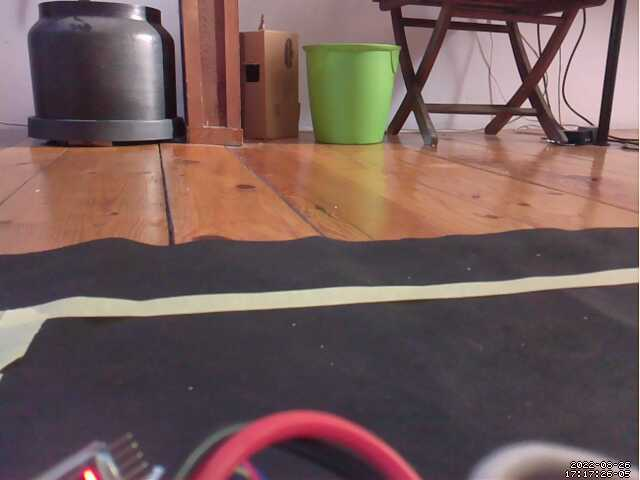
#> input picture testImg/test3.8.png, 640 x 480 px
$ python lineDetectionNewAdvancedMACIEJ.py
#> lines starting #> are read from the running program, lines starting #| are printed output that depends on the picture; after the words box and inside, x2 and y2 are one past the last pixel; in counts of white or black regions, pixels touching at a corner belong together
import cv2
import numpy as np
from matplotlib import pyplot as plt
from scipy.optimize import curve_fit

def canny(image):
    img_gray=cv2.cvtColor(image, cv2.COLOR_RGB2GRAY)
    img_blur=cv2.GaussianBlur(img_gray, (5, 5), 0)
    img_cann=cv2.Canny(img_blur, 150, 300)
    return img_cann

def displayLine(image, lines, color=(0, 0, 255), color2=(0, 0, 255)):
    line_image= np.zeros_like(image)
    if lines is not None:
        for line in lines:
            x1,y1,x2,y2=line.reshape(4)
            cv2.line(line_image,(x1,y1),(x2,y2),color,4)
            cv2.circle(line_image, (x1, y1), 2, color2, 2)
            cv2.circle(line_image, (x2, y2), 2, color2, 2)
    return line_image

# [27 lines left out: function avarageSlopeBird, not called in this run]

# ANALIZA OBRAZU Z PIERWSZEJ OSOBY #

def avarageSlopeIntersect(image, lines): #wyciąganie średniej z lini
    leftFit=[] #lewy pas
    rightFit=[] #prawy pas
    for line in lines:
        x1, y1, x2, y2 = line.reshape(4)
        parameters= np.polyfit((x1,x2),(y1,y2), 1)
        slope = parameters[0] #nachylenie linii
        intercept = parameters[1]
        if slope < 0: #jeżeli funkcja rosnąca
            leftFit.append((slope, intercept)) #dodaj linie do lewego pasa
        elif slope > 0:
            rightFit.append((slope, intercept)) #jeżeli funkcja malejąca dodaj linie do prawego pasa
        else:
            pass
    leftFitAvarage = np.average(leftFit, axis=0) #średnia
    rightFitAverage = np.average(rightFit, axis=0) #średnia
    leftLine = makeCoords(image, leftFitAvarage) #koordynaty lini
    rightLine = makeCoords(image, rightFitAverage) #koordynaty lini
    return np.array([leftLine, rightLine])

def AnalizeForLines(image):
    img_cann=canny(image)  # zastosowanie metody canny
    gray=cv2.cvtColor(image, cv2.COLOR_BGR2GRAY)
    blurred=cv2.GaussianBlur(gray, (7, 7), 0)
    (T, thresh)=cv2.threshold(blurred, 150, 255,
                              cv2.THRESH_BINARY)
    img_crop=regionOfIntrest(thresh, 0)  # przycięcie zdjęcia
    try:
        lines=cv2.HoughLinesP(img_crop, 2, np.pi / 180, 70, None, minLineLength=60, maxLineGap=20)
        avaraged_lines=avarageSlopeIntersect(image, lines)
        image_lines=displayLine(image, avaraged_lines)
        img_comb=cv2.addWeighted(image, 0.8, image_lines, 1, 1, 1)
        return img_comb, img_crop
    except:
        return image, img_crop

def makeCoords(image, line_params):
    slope, intercept = line_params
    y1 = image.shape[0]
    y2 = int(y1*(2/5))
    x1=int((y1-intercept)/slope)
    x2=int((y2-intercept)/slope)
    return np.array([x1,y1,x2,y2])


def regionOfIntrest(image, normal=0):
    height, width = image.shape
    if normal==1:
        area=np.array([[(70,90), (570,90), (width // 2, height + 20)]])
    else:
        area=np.array([[(0, height), (width - 3, height), (width - 3, int(height * (1 / 3))),(0, int(height * (1 / 3)))]])  # stworzenie prostokąta o punktach
    mask=np.zeros_like(image) #puste zdjęcie o wymiarach oryginału
    cv2.fillPoly(mask,area,255) #wypełnienie pustego zdjęcia białym kolorem wedłóg zadanego kształtu
    img_mask=cv2.bitwise_and(image,mask) #operacja and na podanych obrazach
    return img_mask


# [8 lines left out: function makeCordsBird, not called in this run]


def perspectiveWarp(img):
    IMAGE_H, IMAGE_W, _=img.shape
    src=np.float32([[0, IMAGE_H], [IMAGE_W, IMAGE_H], [0, 0], [IMAGE_W, 0]])
    dst=np.float32([[300, IMAGE_H], [355, IMAGE_H], [0, 0], [IMAGE_W, 0]])
    M=cv2.getPerspectiveTransform(src, dst)  # The transformation matrix
    img=img[int(IMAGE_H*(1/4)):IMAGE_H, 0:IMAGE_W]  # Apply np slicing for ROI crop
    warped_img=cv2.warpPerspective(img, M, (IMAGE_W, IMAGE_H))  # Image warping
    return warped_img

#TODO tutaj

def linie(Wykryte_Punkty_HOUGHA,max_odl_zad):
    # zmienne wyjściowe "Wykryte_P1", "Wykryte_P2" opisują zbiory
    # punktów Hougha określające początki i końce posortowanych
    # linii opisujących linię pasa ruchu

    for line in Wykryte_Punkty_HOUGHA:
        print(line)
        x1, y1, x2, y2 = line[0]
        #print(x1, y1, x2, y2)
        plt.plot([x1, x2], [y1, y2])
    plt.show()

    #określam roboczy zbiór dynamicznie zmiennych punktów Hougha
    Analizowane_Punkty_Hougha=Wykryte_Punkty_HOUGHA
    Analizowane_Punkty_Hougha=np.sort(Analizowane_Punkty_Hougha, axis=1)[::-1]
    Analizowane_Punkty_Hougha=Analizowane_Punkty_Hougha.T

    # wykrywanie linii zaczynam od 1 szego punktu
    # punkty P1 i P2 są połączone linią hougha
    # współrzędne x,y punktów początków linii
    P_1_X=Analizowane_Punkty_Hougha[0]
    P_1_Y=Analizowane_Punkty_Hougha[1]

    # współrzędne x,y punktów końców linii
    P_2_X=Analizowane_Punkty_Hougha[2]
    P_2_Y=Analizowane_Punkty_Hougha[3]

    # ITERACJA NR 1
    # początek
    wiersz=Analizowane_Punkty_Hougha.T[0]
    P1=np.array([wiersz[0,0],wiersz[0,1]])
    # koniec
    P2=np.array([wiersz[0,2],wiersz[0,3]])

    # Przyjmuje warunek początkowy dla pętli
    odl_min = 0
    lp_itercji = 1
    # wykryte P1 są interpretowane jak zwykł list Pythona
    Wykryte_P1 = [P1]
    Wykryte_P2 = [P2]

    # PETLA WHILE
    while (odl_min<=max_odl_zad)|lp_itercji<=5:
    #while lp_itercji<=3:
        # współrzędne punktów
        xp = P1[0]
        yp = P1[1]
        x0 = P2[0]
        y0 = P2[1]

        # - wektory kierunkowe linii hougha łączącej P1 z P2
        # a także - współczynniki równania ogólnego prostej prostopadłej
        # do niej o postaci:
        # A*x+B*y+C=0
        # przyrosty dx i dy
        DEL=(P2-P1)
        # długość
        L=np.sqrt(DEL[0]*DEL[0]+DEL[1]*DEL[1])
        # normalizacja
        DEL=DEL/L

        # parametry A i B równania w postaci ogólnej
        A= DEL[0]
        B= DEL[1]

        # [23 lines of commented-out code are left out]
        C=-(A*x0+B*y0)

        # kryterium przynależności punktów do półpłaszczyzny
        # ograniczonca linia prostopadłą do linii Hougha
        # w punkcie jej końca
        # - wskaznik znaku półpłaszczyzny punktów P_1 oraz P_2
        # - punkty dodatnio określone leżą powyżej linii
        rownanie1=A*P_1_X+B*(P_1_Y)+C>0
        rownanie2=A*P_2_X+B*(P_2_Y)+C > 0
        # - warunek dla całej linii (punktów początku i końca)
        rownanie=rownanie2

        # indeksy punktów półpłaszczyzny
        deklarowane_indeksy=np.arange(len(P_1_X.T))

        # nowy zbiór punktów Hougha na półpłaszczyznie

        Punkty_polplaszczyzny=Analizowane_Punkty_Hougha.T[rownanie.T]

        EMP=np.any(Punkty_polplaszczyzny)

        # jeżeli macierz jest pusta
        if (EMP==False):
            break

        #if Punkty_polplaszczyzny:

        lin_Hougha_X=np.array([xp,x0])
        lin_Hougha_Y = np.array([yp,y0])

        #plt.plot(x1,y1,"o-", color="blue",linewidth=2, alpha=0.5)
        #plt.plot(x2, y2, "o-", color="blue", linewidth=2, alpha=0.5)
        plt.plot(lin_Hougha_X, lin_Hougha_Y, "o-", color="red", linewidth=4, alpha=0.5)
        plt.plot(P_1_X, P_1_Y, "o", color="green", linewidth=2, alpha=0.5)
        plt.plot(Punkty_polplaszczyzny.T[0], Punkty_polplaszczyzny.T[1], "o", color="black", linewidth=2, alpha=0.5)
        #plt.show()

        # - W zbiorze punktów półpłaszczyzny
        # - znajdę punkt początkowy następnej linii Hougha,
        # - położony najbliżej P2.
        # w tym celu wyznaczam przyrosty
        DDX = P2[0] - Punkty_polplaszczyzny.T[0]
        DDY = P2[1] - Punkty_polplaszczyzny.T[1]
        # suma kwadratów
        odl=np.sqrt((DDX**2+DDY**2))

        index_min_odl = np.argmin(odl)
        odl_min=odl[index_min_odl]

        # warunek: jeśli odl_min istnieje oraz
        # jest mniejsza od dopuszczalnej wart maksymalnej
        if odl_min<max_odl_zad:
            # współrzędne nowego punktu P_N1
            wiersz_N = Punkty_polplaszczyzny[index_min_odl]
            # początek
            P_N1 = np.array([wiersz_N[0], wiersz_N[1]])
            # koniec
            P_N2 = np.array([wiersz_N[2], wiersz_N[3]])
        else:
            break


        # - Podstawienie
        Analizowane_Punkty_Hougha=Punkty_polplaszczyzny.T

        lp_itercji=lp_itercji+1
        print(lp_itercji)

        P1=P_N1
        P2=P_N2
        # współrzędne x,y punktów początków linii
        P_1_X = Analizowane_Punkty_Hougha[0]
        P_1_Y = Analizowane_Punkty_Hougha[1]

        # współrzędne x,y punktów końców linii
        P_2_X = Analizowane_Punkty_Hougha[2]
        P_2_Y = Analizowane_Punkty_Hougha[3]


        Wykryte_P1.append(P1)
        Wykryte_P2.append(P2)
    print(Wykryte_P1,Wykryte_P2)
    return Wykryte_P1, Wykryte_P2

def avarageLines(image, lines):
    newLines=[]
    oldLines=[]
    for line_nr in range(len(lines)):
        x1, y1 = lines[line_nr][0][0],lines[line_nr][0][1]
        x2, y2 = lines[line_nr][0][2],lines[line_nr][0][3]
        dx, dy = x2-x1, y2-y1
        lengt = np.sqrt(dx**2+dy**2) #dlugosc lini
        wx=dx/lengt #A
        wy=dy/lengt #B
        if line_nr==0:
            C=-wx * x2 - wy * y2  # Ax + By + C = 0 -> C = -(Ax + By)
            A_ = dy
            B_ = dx
            C_ = -(A_*x2+B_*y2)
            lin_prost=np.add(np.array([[x2],[y2]]), np.multiply(np.array([[A_],[B_]]),[20,0,-20]))
            print(x2,y2)
            print(lin_prost)
        war=wx*x2+wy*y2+C
        war2=wx*x1+wy*y1+C
        if war>=0 and war2>=0:
            newLines.append(lines[line_nr])
        else:
            oldLines.append(lines[line_nr])
    return newLines, oldLines, [lines[0]]

def AnalizeForCurve(image):
    image=perspectiveWarp(image)
    img_cann=canny(image)
    #gray=cv2.cvtColor(image, cv2.COLOR_BGR2GRAY)
    #blurred=cv2.GaussianBlur(gray, (7, 7), 0)
    #(T, thresh)=cv2.threshold(blurred, 150, 255,
    #                          cv2.THRESH_BINARY)
    img_crop=regionOfIntrest(img_cann, 1)

    lines=cv2.HoughLinesP(img_crop, 2, np.pi / 180, 30, None, minLineLength=20, maxLineGap=30) #[[[x1,y1,x2,y2]],[x1,y1,x2,y2],[x1,y1,x2,y2]]
    # [5 lines of commented-out code are left out]
    linie(lines,80)
    plt.show()
    print('ok')
    img_avarageLinesNew, img_avarageLinesOld, analizedLine = avarageLines(image, lines) # algorytm
    image_lines2=displayLine(image, img_avarageLinesOld)
    image_lines = displayLine(image, img_avarageLinesNew,(0,255,0),(0,255,0))
    image_analizedLIne = displayLine(image, analizedLine, (255,0,0),(255,0,0))
    img_comb = cv2.addWeighted(image, 0.5, image_lines2,1,1)
    img_comb2 = cv2.addWeighted(img_comb, 1, image_lines, 1 , 1, 1)
    img_comb3 = cv2.addWeighted(img_comb2, 0.5, image_analizedLIne, 1 , 1, 1)
    return img_comb3, img_crop


img = cv2.imread('../testImg/test3.8.png')
#> img is the input picture: shape (480, 640, 3); mean B, G, R 89.4, 92, 115.2
i1, i2 = AnalizeForLines(img)
#> in canny, `img_cann=cv2.Canny(img_blur, 150, 300)`:
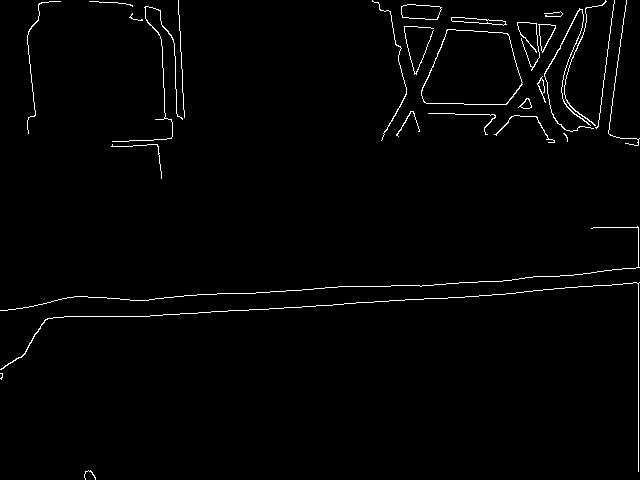
#> img_cann: shape (480, 640); 1.6% white in thin lines or dots
#> in AnalizeForLines, `lines=cv2.HoughLinesP(img_crop, 2, np.pi / 180, 70, None, minLineLengt..`: lines = 77 rows, first 6: [0, 314, 637, 281], [4, 311, 637, 278], [22, 308, 637, 276], [0, 318, 531, 290], [0, 317, 563, 287], [81, 315, 504, 293]
#> the loop in avarageSlopeIntersect, `for line in lines:` made 77 passes
#> (x1, y1, x2, y2, slope, intercept) on passes 1 to 8: (0, 314, 637, 281, -0.0518, 314), (4, 311, 637, 278, -0.0521, 311.2), (22, 308, 637, 276, -0.052, 309.1), (0, 318, 531, 290, -0.0527, 318), (0, 317, 563, 287, -0.0533, 317), (81, 315, 504, 293, -0.052, 319.2), (156, 299, 414, 286, -0.0504, 306.9), (534, 217, 637, 217, -3.21e-17, 217)
#> after the loop in avarageSlopeIntersect, `for line in lines:`: leftFit = 58 pairs, first value -1.19 to -3.21e-17, second value 169.7 to 479.5; rightFit = 19 items, first 6: (3.29e-16, 213), (1.35e-16, 219), (2.72e-16, 207), (4.93e-16, 165), (1.12e-16, 171), (7.85e-19, 167)
#> in avarageSlopeIntersect, `leftFitAvarage = np.average(leftFit, axis=0)`: leftFitAvarage = [-0.19, 312.3]
#> in avarageSlopeIntersect, `rightFitAverage = np.average(rightFit, axis=0)`: rightFitAverage = [0.166, 172.2]
#> in makeCoords, `slope, intercept = line_params`: slope = -0.19; intercept = 312.3
#> in makeCoords, `x1=int((y1-intercept)/slope)`: x1 = -881
#> in makeCoords, `x2=int((y2-intercept)/slope)`: x2 = 632
#> in avarageSlopeIntersect, `leftLine = makeCoords(image, leftFitAvarage)`: leftLine = [-881, 480, 632, 192]
#> in avarageSlopeIntersect, `rightLine = makeCoords(image, rightFitAverage)`: rightLine = [1852, 480, 119, 192]
#> in AnalizeForLines, `avaraged_lines=avarageSlopeIntersect(image, lines)`: avaraged_lines = [[-881, 480, 632, 192], [1852, 480, 119, 192]]
#> the loop in displayLine, `for line in lines:` made 2 passes
#> in AnalizeForLines, `img_comb=cv2.addWeighted(image, 0.8, image_lines, 1, 1, 1)`:
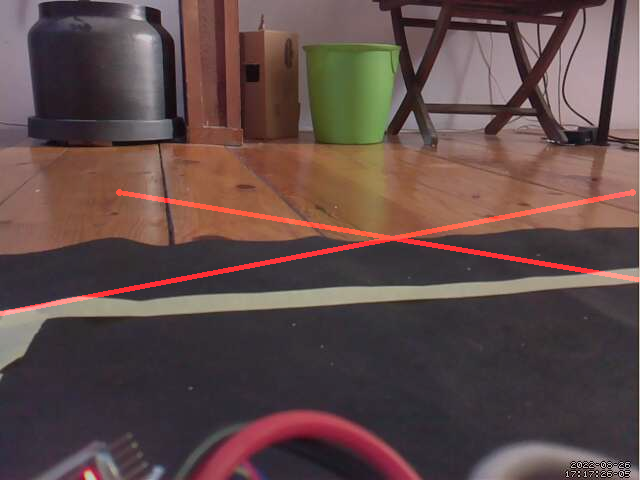
#> img_comb: shape (480, 640, 3); mean B, G, R 72.5, 74.6, 95.9
cv2.imshow("normal",i1)
cv2.imshow("normal_canny",i2)
i3, i4 = AnalizeForCurve(img)
#> in perspectiveWarp, `M=cv2.getPerspectiveTransform(src, dst)`: M = [[1, 7.27, 0], [0, 11.64, 0], [0, 0.0222, 1]]
#> in perspectiveWarp, `img=img[int(IMAGE_H*(1/4)):IMAGE_H, 0:IMAGE_W]`:
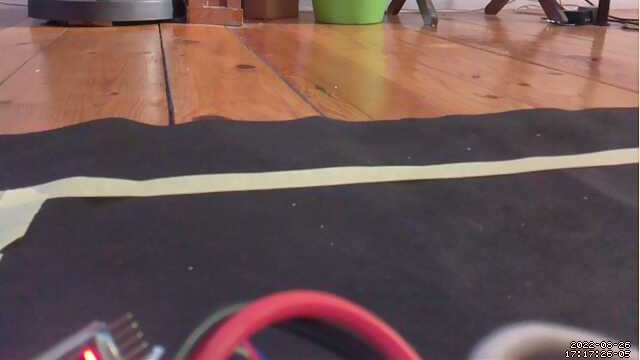
#> img: shape (360, 640, 3); mean of channels 0, 1, 2 84.1, 86.9, 111; drawn as B, G, R
#> in canny (call 2), `img_gray=cv2.cvtColor(image, cv2.COLOR_RGB2GRAY)`:
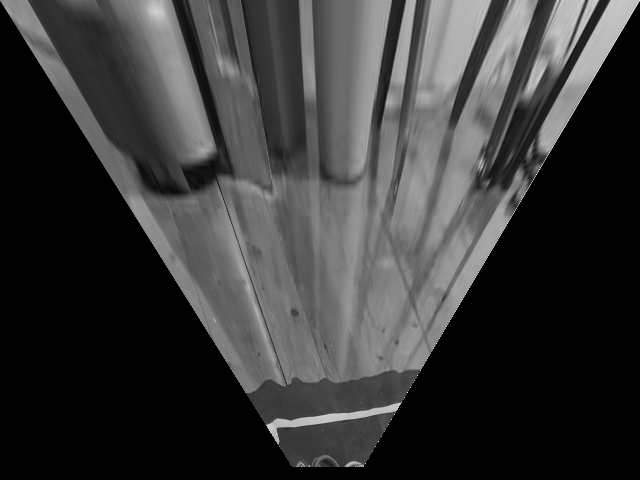
#> img_gray: shape (480, 640); min 0, max 246, mean 56.2
#> call 2 of regionOfIntrest, with normal = 1
#> in regionOfIntrest (call 2), `img_mask=cv2.bitwise_and(image,mask)`:
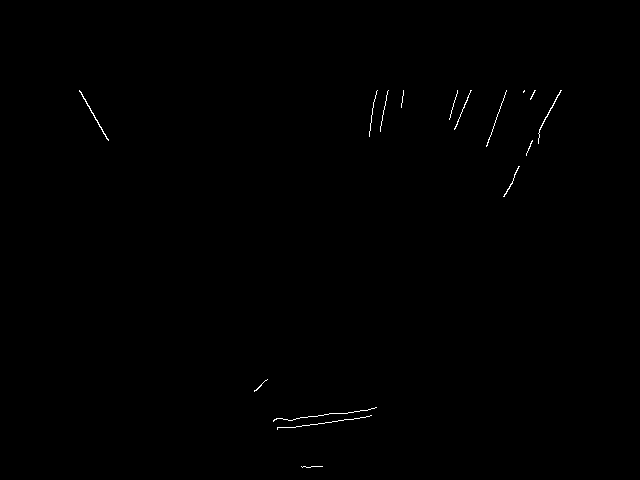
#> img_mask: shape (480, 640); 0.24% white in thin lines or dots, all inside (x1, y1, x2, y2) = (79, 90, 562, 468)
#> in AnalizeForCurve, `lines=cv2.HoughLinesP(img_crop, 2, np.pi / 180, 30, None, minLineLengt..`: lines = 13 rows, first 6: [273, 420, 367, 410], [515, 172, 560, 90], [292, 427, 371, 415], [89, 106, 108, 140], [454, 129, 470, 90], [487, 145, 506, 90]
#> the loop in linie, `for line in Wykryte_Punkty_HOUGHA:` made 13 passes
#> (printed output is left out)
#> in linie, `Analizowane_Punkty_Hougha=Wykryte_Punkty_HOUGHA`: Analizowane_Punkty_Hougha has the same summary as lines in AnalizeForCurve
#> in linie, `Analizowane_Punkty_Hougha=np.sort(Analizowane_Punkty_Hougha, axis=1)[:..`: Analizowane_Punkty_Hougha = 13 rows, first 6: [449, 118, 457, 90], [81, 92, 106, 138], [369, 132, 376, 91], [380, 130, 387, 91], [504, 196, 561, 90], [369, 136, 377, 90]
#> in linie, `wiersz=Analizowane_Punkty_Hougha.T[0]`: wiersz = [[449, 118, 457, 90]]
#> in linie, `P1=np.array([wiersz[0,0],wiersz[0,1]])`: P1 = [449, 118]
#> in linie, `P2=np.array([wiersz[0,2],wiersz[0,3]])`: P2 = [457, 90]
#> in linie, `Wykryte_P1 = [P1]`: Wykryte_P1 = [[449, 118]]
#> in linie, `Wykryte_P2 = [P2]`: Wykryte_P2 = [[457, 90]]
#> the loop in linie, `while (odl_min<=max_odl_zad)|lp_itercji<=5:` made 3 passes
#> (xp, yp, x0, L, A, B, C, rownanie1) on pass 2: (454, 129, 470, 42.15, 0.38, -0.925, -95.13, [False, False, False, False])
#| [array([449, 118], dtype=int32), array([454, 129], dtype=int32), array([487, 145], dtype=int32)] [array([457,  90], dtype=int32), array([470,  90], dtype=int32), array([506,  90], dtype=int32)]
#> in AnalizeForCurve, `plt.show()`:
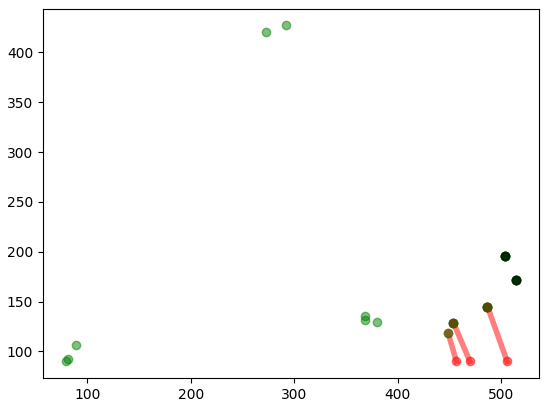
#> figure drawn by matplotlib, 1 panel
#> the loop in avarageLines, `for line_nr in range(len(lines)):` made 13 passes
#| 367 410
#| [[  167   367   567]
#|  [ 2290   410 -1470]]
#> the loop in displayLine (call 2), `for line in lines:` made 13 passes
#> in AnalizeForCurve, `img_comb3 = cv2.addWeighted(img_comb2, 0.5, image_analizedLIne, 1 , 1,..`:
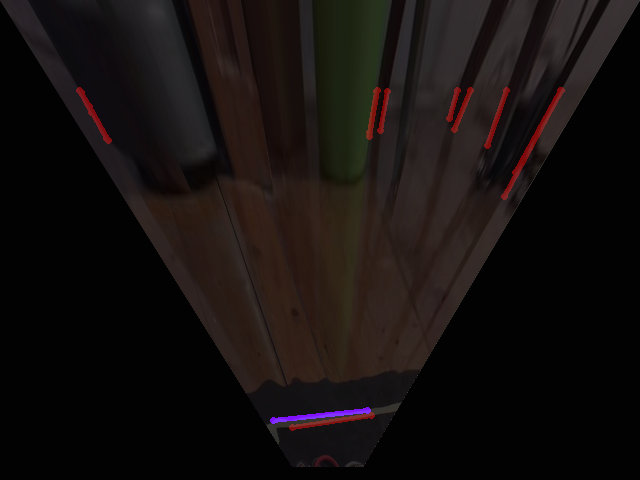
#> img_comb3: shape (480, 640, 3); mean of channels 0, 1, 2 14.8, 16.1, 21.2; drawn as B, G, R
cv2.imshow("warped",i3)
cv2.imshow("warped_canny",i4)
cv2.waitKey(0)
